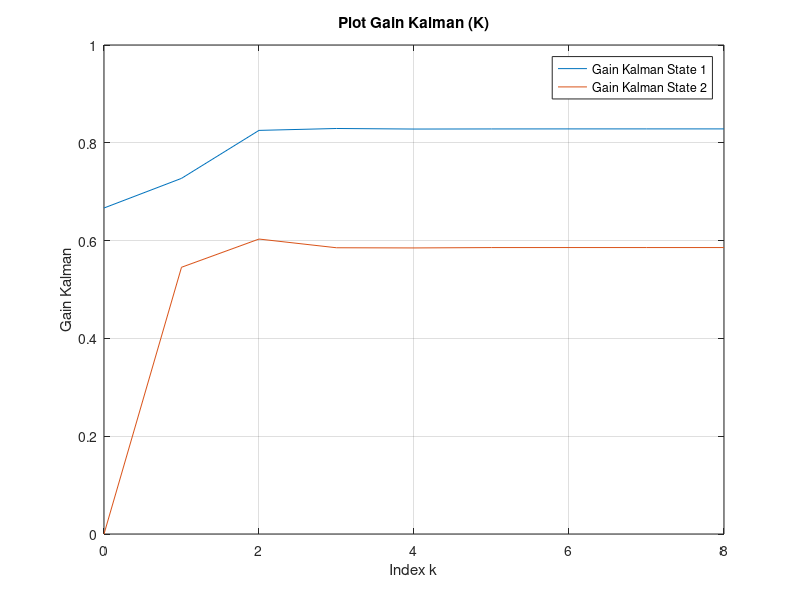
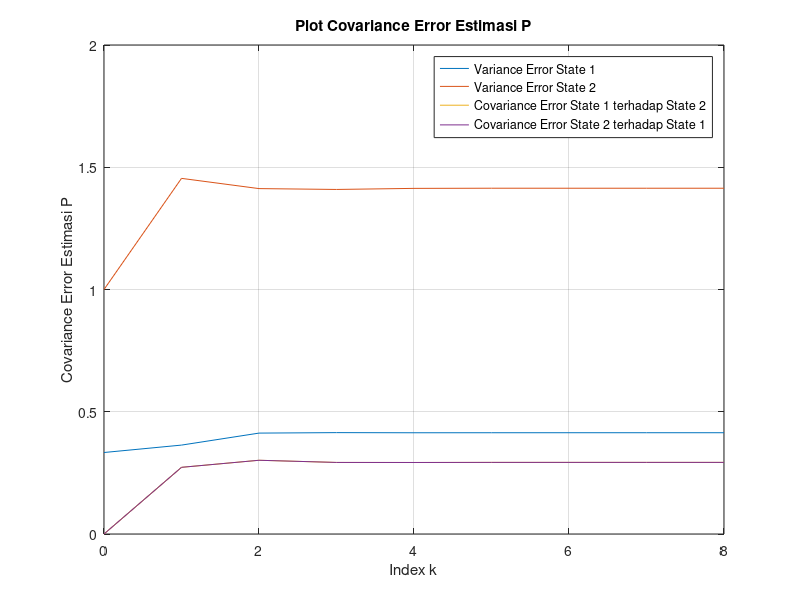
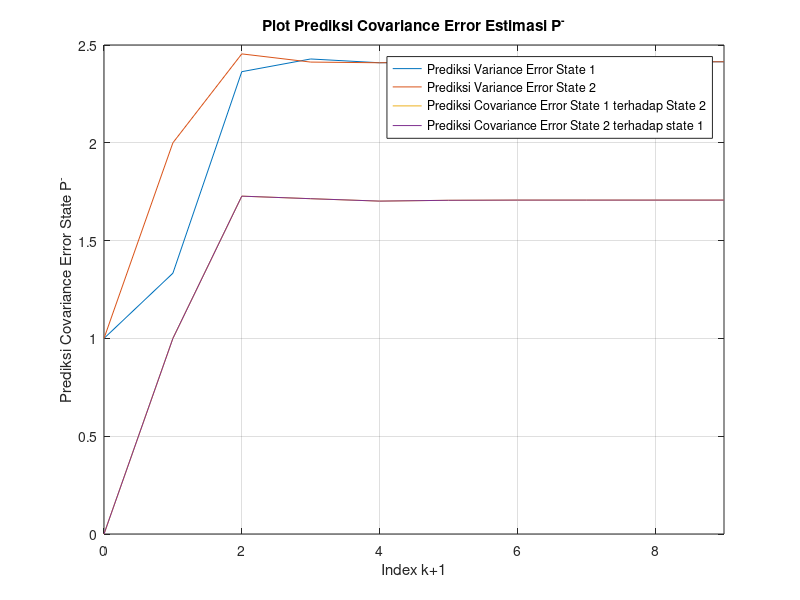
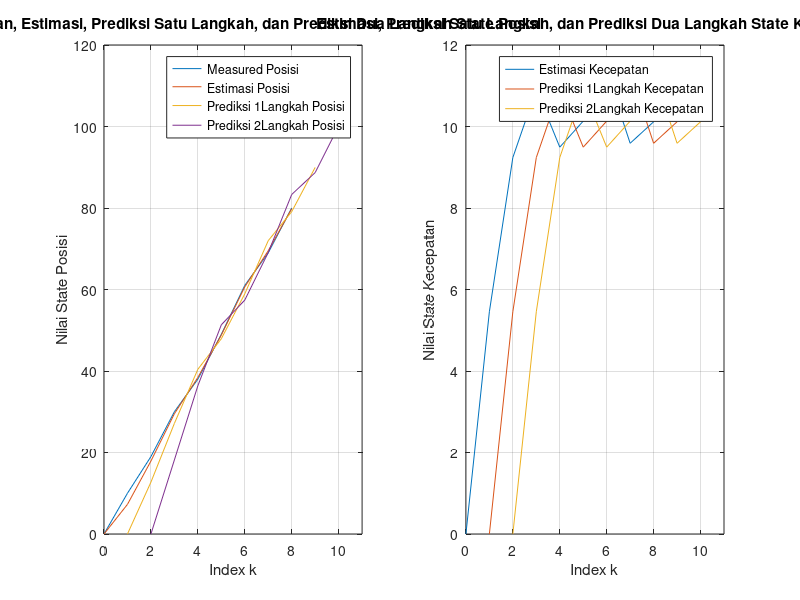

These charts were generated, in order, by the following MATLAB code:
% Tugas Identifikasi dan Penyaringan
% Kalman Filter Nomor 1-2

clc
clear all

Index_k = 0:8; %Nanti harus di +1
Index_MATLAB =[0 (Index_k + 1)]; %Array Matlab harus dari 1
Posisi = [0 10 19 30 38 49 61 69 80];

Transformasi_State_A = [1 1;0 1];
Hubungan_Input_Output_H = [1 0];

Matriks_Cov_Disturb_Sistem_Q = [0 0; 0 1];
Matriks_Cov_Disturb_Pengukuran_R = 0.5;

Cov_Error_Prediksi_P_minus(:,:,1) = eye(2);

State_Prediksi_x_hat_Satu_Langkah(:,1) = [0;
                             0];

%Dapat disebut disebagai Prediksi x saat k ke 0 (array matlab 1)

for i = 1 : length(Index_k)

    Gain_Kalman_K(:,i) = Cov_Error_Prediksi_P_minus(:,:,i) * Hubungan_Input_Output_H' * inv((Hubungan_Input_Output_H * Cov_Error_Prediksi_P_minus(:,:,i) * Hubungan_Input_Output_H') + Matriks_Cov_Disturb_Pengukuran_R);
    Cov_Error_Estimasi_P(:,:,i) = (eye(2) - (Gain_Kalman_K(:,i) * Hubungan_Input_Output_H)) * Cov_Error_Prediksi_P_minus(:,:,i);
    State_Estimasi_x_hat(:,i) = State_Prediksi_x_hat_Satu_Langkah(:,i) + Gain_Kalman_K(:,i)*(Posisi(i) - (Hubungan_Input_Output_H*State_Prediksi_x_hat_Satu_Langkah(:,i)));

    n = i + 1;
    State_Prediksi_x_hat_Satu_Langkah(:,n) = Transformasi_State_A*State_Estimasi_x_hat(:,i);
    State_Prediksi_x_hat_Dua_Langkah(:,n) = (Transformasi_State_A^2)*State_Estimasi_x_hat(:,i);
    Cov_Error_Prediksi_P_minus(:,:,n) = Transformasi_State_A*Cov_Error_Estimasi_P(:,:,i)*Transformasi_State_A' + Matriks_Cov_Disturb_Sistem_Q;
    
end

State_Prediksi_x_hat_Satu_Langkah = State_Prediksi_x_hat_Satu_Langkah(:,(2:10));
State_Prediksi_x_hat_Dua_Langkah = State_Prediksi_x_hat_Dua_Langkah(:,(2:10));


%Fungsi Plot Matriks Gain Kalman K
figure(1)
Gain_Kalman_State_1 = Gain_Kalman_K(1,:);
Gain_Kalman_State_2 = Gain_Kalman_K(2,:);
plot(Index_k,Gain_Kalman_State_1)
hold on
plot(Index_k,Gain_Kalman_State_2)
grid on
xlim([min(Index_k) max(Index_k)])

xlabel('Index k')
ylabel('Gain Kalman')
legend('Gain Kalman State 1','Gain Kalman State 2')
title('Plot Gain Kalman (K)')

%Fungsi Plot Matriks Covariance Error Estimasi P
figure(2)
Variance_Error_State_1_Estimasi = squeeze(Cov_Error_Estimasi_P(1,1,:));
Variance_Error_State_2_Estimasi = squeeze(Cov_Error_Estimasi_P(2,2,:));
Covariance_Error_State_1_2_Estimasi = squeeze(Cov_Error_Estimasi_P(1,2,:));
Covariance_Error_State_2_1_Estimasi = squeeze(Cov_Error_Estimasi_P(2,1,:));

plot(Index_k,Variance_Error_State_1_Estimasi)
hold on
plot(Index_k,Variance_Error_State_2_Estimasi)
plot(Index_k,Covariance_Error_State_1_2_Estimasi)
plot(Index_k,Covariance_Error_State_2_1_Estimasi)
grid on
xlim([min(Index_k) max(Index_k)])

xlabel('Index k')
ylabel('Covariance Error Estimasi P')
legend('Variance Error State 1','Variance Error State 2','Covariance Error State 1 terhadap State 2','Covariance Error State 2 terhadap State 1')
title('Plot Covariance Error Estimasi P')

%Fungsi Plot Matriks Covariance Error Prediksi P minus
figure(3)
Variance_Error_State_1_Prediksi = squeeze(Cov_Error_Prediksi_P_minus(1,1,:));
Variance_Error_State_2_Prediksi = squeeze(Cov_Error_Prediksi_P_minus(2,2,:));
Covariance_Error_State_1_2_Prediksi = squeeze(Cov_Error_Prediksi_P_minus(1,2,:));
Covariance_Error_State_2_1_Prediksi = squeeze(Cov_Error_Prediksi_P_minus(2,1,:));

plot(Index_MATLAB,Variance_Error_State_1_Prediksi)
hold on
plot(Index_MATLAB,Variance_Error_State_2_Prediksi)
plot(Index_MATLAB,Covariance_Error_State_1_2_Prediksi);
plot(Index_MATLAB,Covariance_Error_State_2_1_Prediksi);
grid on
xlim([min(Index_MATLAB) max(Index_MATLAB)])

xlabel('Index k+1')
ylabel('Prediksi Covariance Error State P^-')
legend('Prediksi Variance Error State 1','Prediksi Variance Error State 2','Prediksi Covariance Error State 1 terhadap State 2','Prediksi Covariance Error State 2 terhadap state 1')
title('Plot Prediksi Covariance Error Estimasi P^-')

%Fungsi Plot State Posisi (Real, Estimasi, 
% Prediksi Satu Langkah, Prediksi 2 Langkah)
figure(4)

Estimasi_State_Posisi = State_Estimasi_x_hat(1,:);
Prediksi_Satu_Langkah_State_Posisi = State_Prediksi_x_hat_Satu_Langkah(1,:);
Prediksi_Dua_Langkah_State_Posisi = State_Prediksi_x_hat_Dua_Langkah(1,:);

subplot(1,2,1)
plot(Index_k,Posisi)
hold on
plot(Index_k,Estimasi_State_Posisi);
plot(Index_k+1,Prediksi_Satu_Langkah_State_Posisi);
plot(Index_k+2,Prediksi_Dua_Langkah_State_Posisi);
grid on
xlim([min(Index_k) max(Index_k)+3])

xlabel('Index k')
ylabel('Nilai State Posisi')
legend('Measured Posisi','Estimasi Posisi','Prediksi 1Langkah Posisi','Prediksi 2Langkah Posisi')
title('Pengukuran, Estimasi, Prediksi Satu Langkah, dan Prediksi Dua Langkah State Posisi')

%Fungsi Plot State Kecepatan (Estimasi, Prediksi Satu Langkah
% Prediksi 2 Langkah)
subplot(1,2,2)
Estimasi_State_Kecepatan = State_Estimasi_x_hat(2,:);
Prediksi_Satu_Langkah_State_Kecepatan = State_Prediksi_x_hat_Satu_Langkah(2,:);
Prediksi_Dua_Langkah_State_Kecepatan = State_Prediksi_x_hat_Dua_Langkah(2,:);

plot(Index_k,Estimasi_State_Kecepatan)
hold on
plot(Index_k+1,Prediksi_Satu_Langkah_State_Kecepatan);
plot(Index_k+2,Prediksi_Dua_Langkah_State_Kecepatan);
grid on
xlim([min(Index_k) max(Index_k)+3])

xlabel('Index k')
ylabel('Nilai State Kecepatan')
legend('Estimasi Kecepatan','Prediksi 1Langkah Kecepatan','Prediksi 2Langkah Kecepatan')
title('Estimasi, Prediksi Satu Langkah, dan Prediksi Dua Langkah State Kecepatan')